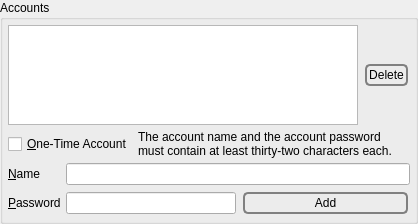
               <widget class="QGroupBox" name="accountsGB">
                <property name="title">
                 <string>Accounts</string>
                </property>
                <layout class="QVBoxLayout" name="verticalLayout_37">
                 <property name="spacing">
                  <number>5</number>
                 </property>
                 <property name="leftMargin">
                  <number>5</number>
                 </property>
                 <property name="topMargin">
                  <number>5</number>
                 </property>
                 <property name="rightMargin">
                  <number>5</number>
                 </property>
                 <property name="bottomMargin">
                  <number>5</number>
                 </property>
                 <item>
                  <layout class="QHBoxLayout" name="horizontalLayout_67">
                   <property name="topMargin">
                    <number>0</number>
                   </property>
                   <item>
                    <widget class="QListWidget" name="accounts">
                     <property name="sizePolicy">
                      <sizepolicy hsizetype="Expanding" vsizetype="Fixed">
                       <horstretch>0</horstretch>
                       <verstretch>0</verstretch>
                      </sizepolicy>
                     </property>
                     <property name="maximumSize">
                      <size>
                       <width>16777215</width>
                       <height>100</height>
                      </size>
                     </property>
                     <property name="tabKeyNavigation">
                      <bool>true</bool>
                     </property>
                     <property name="selectionBehavior">
                      <enum>QAbstractItemView::SelectRows</enum>
                     </property>
                     <property name="horizontalScrollMode">
                      <enum>QAbstractItemView::ScrollPerPixel</enum>
                     </property>
                    </widget>
                   </item>
                   <item>
                    <layout class="QVBoxLayout" name="verticalLayout_30">
                     <property name="topMargin">
                      <number>0</number>
                     </property>
                     <property name="rightMargin">
                      <number>0</number>
                     </property>
                     <item>
                      <widget class="QPushButton" name="deleteAccount">
                       <property name="sizePolicy">
                        <sizepolicy hsizetype="Fixed" vsizetype="Fixed">
                         <horstretch>0</horstretch>
                         <verstretch>0</verstretch>
                        </sizepolicy>
                       </property>
                       <property name="styleSheet">
                        <string notr="true">QPushButton {
 border: 2px solid gray;
 background-color: qlineargradient(x1: 0, y1: 0, x2: 0, y2: 1,
                                   stop: 0 #E0E0E0, stop: 1 #FFFFFF);
 border-radius: 5px;
 margin: 2px;
 padding: 2px;
 }




QPushButton:hover { 
background-color: qlineargradient(x1: 0, y1: 0, x2: 0, y2: 1,
                                   stop: 0 rgb(254,229,172), stop: 1 #FFFFFF);
background-position: top center; } 



QPushButton:pressed {
     background-color: darkgrey;
     border-style: inset;
 }
</string>
                       </property>
                       <property name="text">
                        <string>Delete</string>
                       </property>
                      </widget>
                     </item>
                    </layout>
                   </item>
                  </layout>
                 </item>
                 <item>
                  <layout class="QHBoxLayout" name="horizontalLayout_70">
                   <property name="topMargin">
                    <number>0</number>
                   </property>
                   <item>
                    <widget class="QCheckBox" name="ota">
                     <property name="sizePolicy">
                      <sizepolicy hsizetype="Fixed" vsizetype="Preferred">
                       <horstretch>0</horstretch>
                       <verstretch>0</verstretch>
                      </sizepolicy>
                     </property>
                     <property name="toolTip">
                      <string>If checked, the account will be removed after a client successfully authenticates itself.</string>
                     </property>
                     <property name="text">
                      <string>&amp;One-Time Account</string>
                     </property>
                    </widget>
                   </item>
                   <item>
                    <widget class="QLabel" name="label_88">
                     <property name="text">
                      <string>The account name and the account password must contain at least thirty-two characters each.</string>
                     </property>
                     <property name="wordWrap">
                      <bool>true</bool>
                     </property>
                    </widget>
                   </item>
                  </layout>
                 </item>
                 <item>
                  <layout class="QGridLayout" name="gridLayout_6">
                   <property name="spacing">
                    <number>5</number>
                   </property>
                   <item row="0" column="0">
                    <widget class="QLabel" name="label_47">
                     <property name="text">
                      <string>&amp;Name</string>
                     </property>
                     <property name="buddy">
                      <cstring>accountName</cstring>
                     </property>
                    </widget>
                   </item>
                   <item row="1" column="0">
                    <widget class="QLabel" name="label_48">
                     <property name="text">
                      <string>&amp;Password</string>
                     </property>
                     <property name="buddy">
                      <cstring>accountPassword</cstring>
                     </property>
                    </widget>
                   </item>
                   <item row="0" column="1">
                    <widget class="QLineEdit" name="accountName"/>
                   </item>
                   <item row="1" column="1">
                    <layout class="QHBoxLayout" name="horizontalLayout_30">
                     <item>
                      <widget class="QLineEdit" name="accountPassword">
                       <property name="echoMode">
                        <enum>QLineEdit::Password</enum>
                       </property>
                      </widget>
                     </item>
                     <item>
                      <widget class="QPushButton" name="addAccount">
                       <property name="sizePolicy">
                        <sizepolicy hsizetype="MinimumExpanding" vsizetype="Fixed">
                         <horstretch>0</horstretch>
                         <verstretch>0</verstretch>
                        </sizepolicy>
                       </property>
                       <property name="styleSheet">
                        <string notr="true">QPushButton {
 border: 2px solid gray;
 background-color: qlineargradient(x1: 0, y1: 0, x2: 0, y2: 1,
                                   stop: 0 #E0E0E0, stop: 1 #FFFFFF);
 border-radius: 5px;
 margin: 2px;
 padding: 2px;
 }




QPushButton:hover { 
background-color: qlineargradient(x1: 0, y1: 0, x2: 0, y2: 1,
                                   stop: 0 rgb(254,229,172), stop: 1 #FFFFFF);
background-position: top center; } 



QPushButton:pressed {
     background-color: darkgrey;
     border-style: inset;
 }
</string>
                       </property>
                       <property name="text">
                        <string>Add</string>
                       </property>
                       <property name="icon">
                        <iconset resource="../Icons/icons.qrc">
                         <normaloff>:/nuvola/add.png</normaloff>:/nuvola/add.png</iconset>
                       </property>
                      </widget>
                     </item>
                    </layout>
                   </item>
                  </layout>
                 </item>
                </layout>
               </widget>
